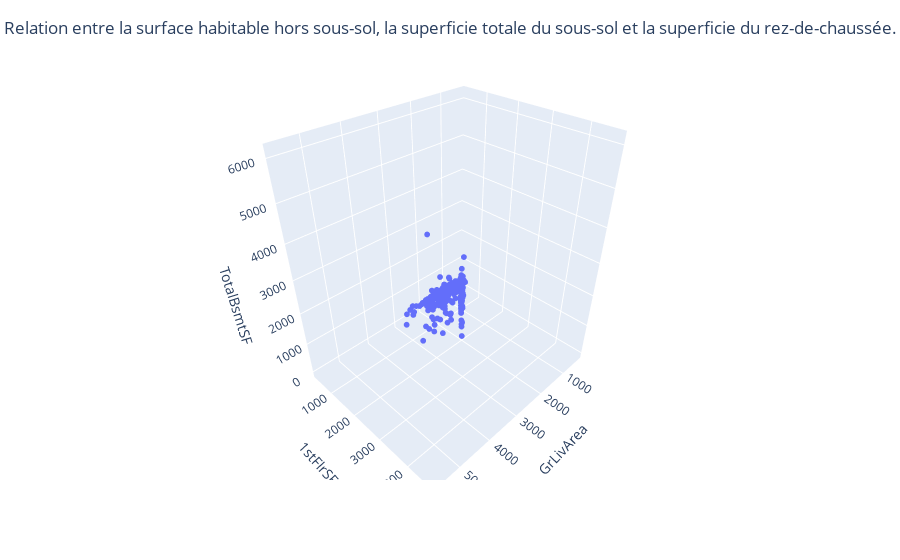

Write notebook code for a chart like this one.
### Markdown cell above
On voit qu'il y a pour la superficie totale du sous-sol, la surface habitable hors sous-sol, la superfice du rez-de-chaussée et pour la taille du garage des relations assez forte visuellement. Par contre toutes les variables ne sont pas trop corrélée à la surface totale du terrain. Certaines maisons ont leurs surface habitable hors sous-sol identiques à leurs superficie du rez-de-chaussée. D'autres maisons ont leurs superficie du rez-de-chaussée identiques à leurs superficie totale du sous-sol. Il y a aussi des maisons qui ont leurs surface habitable hors sous-sol identique à leurs superficie totale du sous-sol. Il y a donc peut-être une relation assez forte entre ces trois variables de surfaces. On peut peut-être créer des groupes qui décrivent un type de maison particulier pour chaque situations décrit précédemment. On voit qu'il y a deux relations linéaire différentes pour la relation entre la surface habitable hors sous-sol et la superficie du rez-de-chaussée. Il y a donc présence de deux types de maison distinct. On voit à peu prés la même chose pour la relation entre la surface habitable hors sous-sol et la superficie totale du sous-sol mais moins prononcé. On va donc commencer par les groupes qu'on peut former avec la relation entre la surface habitable hors sous-sol et la superficie du rez-de-chaussée. On va donc visualiser sur une surface 3D la surface habitable hors sous-sol, la superficie totale du sous-sol et du rez de chaussée.

### Code cell
fig = px.scatter_3d(train_set, x="GrLivArea", y="1stFlrSF", z="TotalBsmtSF")
fig.update_traces(marker_size=2)
fig.update_layout(
    title="Relation entre la surface habitable hors sous-sol, la superficie totale du sous-sol et la superficie du rez-de-chaussée.",
    title_x=0.5,
    title_y=0.96,
)
fig.show()

### Figure 1 — Plotly figure (JSON) as saved in the notebook; plotly's stock layout.template omitted (floating-point values rounded to 4 significant figures; data arrays with more than 128 entries replaced by an {"elided": "..."} marker saying what was removed)
{"data": [{"hovertemplate": "GrLivArea=%{x}<br>1stFlrSF=%{y}<br>TotalBsmtSF=%{z}<extra></extra>", "legendgroup": "", "marker": {"color": "#636efa", "size": 2, "symbol": "circle"}, "mode": "markers", "name": "", "scene": "scene", "showlegend": false, "type": "scatter3d", "x": {"elided": "1180 int values"}, "y": {"elided": "1180 int values"}, "z": {"elided": "1180 int values"}}], "layout": {"legend": {"tracegroupgap": 0}, "margin": {"t": 60}, "scene": {"domain": {"x": [0, 1], "y": [0, 1]}, "xaxis": {"title": {"text": "GrLivArea"}}, "yaxis": {"title": {"text": "1stFlrSF"}}, "zaxis": {"title": {"text": "TotalBsmtSF"}}}, "title": {"text": "Relation entre la surface habitable hors sous-sol, la superficie totale du sous-sol et la superficie du rez-de-chaussée.", "x": 0.5, "y": 0.96}}}
